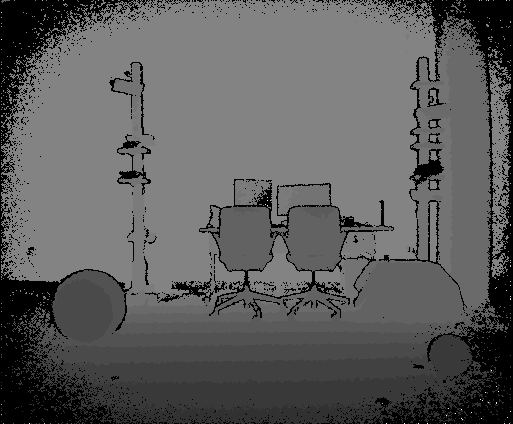
#> input picture ColorToDepthImageMapping/depth_92331d.png, 513 x 424 px
$ python colorized_depth_image.py   (Python 2 division)
#> lines starting #> are read from the running program, lines starting #| are printed output that depends on the picture; long printed decimals are rounded
import cv2
import numpy as np

inv_intrinsic_mat = [[0.0027289, 0, -0],
					[-7.1662e-06, 0.0027186, -0],
					[-0.71173, -0.56546, 1]]

transform_d_to_c = [[0.99998, 0.0262464, 0.0013162, 0],
					[0.0062361, 0.99997, 0.0046386, 0],
					[-0.0013491, -0.0046356, 0.99999, 0],
					[50.775, 11.994, -80.412, 1]]

intrinsic_mat = [[1027, 0, 0],
				[3.4052, 1029.9, 0],
				[671, 836.54, 1]]


def generate_colorized_image(depth_image, color_image):
	rows, cols = depth_image.shape

	colorized_image = np.zeros((rows, cols, 4), np.uint8)

	for u in range(rows):
		for v in range(cols):
			z = depth_image.item(u, v)
			if not z == 0:
				x = (float(u) * inv_intrinsic_mat[0][0] + float(v) * inv_intrinsic_mat[1][0] + float(1) * inv_intrinsic_mat[2][0]) * float(z)
				y = (float(u) * inv_intrinsic_mat[0][1] + float(v) * inv_intrinsic_mat[1][1] + float(1) * inv_intrinsic_mat[2][1]) * float(z)

				d_mat = [x, y, z, 1]
				c_mat = np.dot(d_mat, transform_d_to_c)

				color_mat = np.dot([c_mat[0] / c_mat[2], c_mat[1] / c_mat[2], 1], intrinsic_mat)
				cx = int(color_mat[0])
				cy = int(color_mat[1])

				if (0 < cx < 1080) and (0 < cy < 1920):
					colorized_image.itemset((u, v, 0), color_image.item(cx, cy, 0))
					colorized_image.itemset((u, v, 1), color_image.item(cx, cy, 1))
					colorized_image.itemset((u, v, 2), color_image.item(cx, cy, 2))

	return colorized_image


def get_3d_coords(x, y, z):
	arr = [0, 0, 0]
	if not z == 0:
		x = (float(x) * inv_intrinsic_mat[0][0] + float(y) * inv_intrinsic_mat[1][0] + float(1) * inv_intrinsic_mat[2][0]) * float(z)
		y = (float(x) * inv_intrinsic_mat[0][1] + float(y) * inv_intrinsic_mat[1][1] + float(1) * inv_intrinsic_mat[2][1]) * float(z)

		d_mat = [x, y, z, 1]
		c_mat = np.dot(d_mat, transform_d_to_c)
		arr = c_mat[0:3]

	return arr


def apply_mask(img):
	hsv = cv2.cvtColor(img, cv2.COLOR_BGR2HSV)
	rows, cols, dims = hsv.shape
	for y in range(rows):
		for x in range(cols):
			h = hsv.item(y, x, 0)
			if not(0 < h < 20 or 120 <= h <= 172):
				img.itemset((y, x, 0), 0)
				img.itemset((y, x, 1), 0)
				img.itemset((y, x, 2), 0)

	return img


def detect_balls(colorized_img):
	masked_img = apply_mask(colorized_img.copy())
	gray_1 = cv2.cvtColor(masked_img, cv2.COLOR_BGR2GRAY)

	circles = cv2.HoughCircles(gray_1, cv2.HOUGH_GRADIENT, 2.5, 20)
	print circles
	if circles is not None:
		circles = np.round(circles[0, :]).astype("int")
		for (x, y, r) in circles:
			cv2.rectangle(colorized_img, (x - r, y - r), (x + r, y + r), (0, 128, 255), 2)

	return circles[0], circles[1]


def calculate_distance(first_position, second_position, depth_image_1, depth_image_2):
	a = get_3d_coords(first_position[0], first_position[1], depth_image_1.item(first_position[1], first_position[0]))
	b = get_3d_coords(second_position[0], second_position[1], depth_image_2.item(second_position[1], second_position[0]))

	return np.sqrt(np.square(a[0] - b[0]) + np.square(a[1] - b[1]) + np.square(a[2] - b[2]))


def main():
	depth_image_1 = cv2.imread("depth_92331d.png", cv2.IMREAD_ANYDEPTH | cv2.IMREAD_ANYCOLOR)
#> depth_image_1 is the input picture: shape (424, 513) uint16; min 0, max 7964, mean 2982.1
	color_image_1 = cv2.imread("color_92331.png", cv2.IMREAD_UNCHANGED)
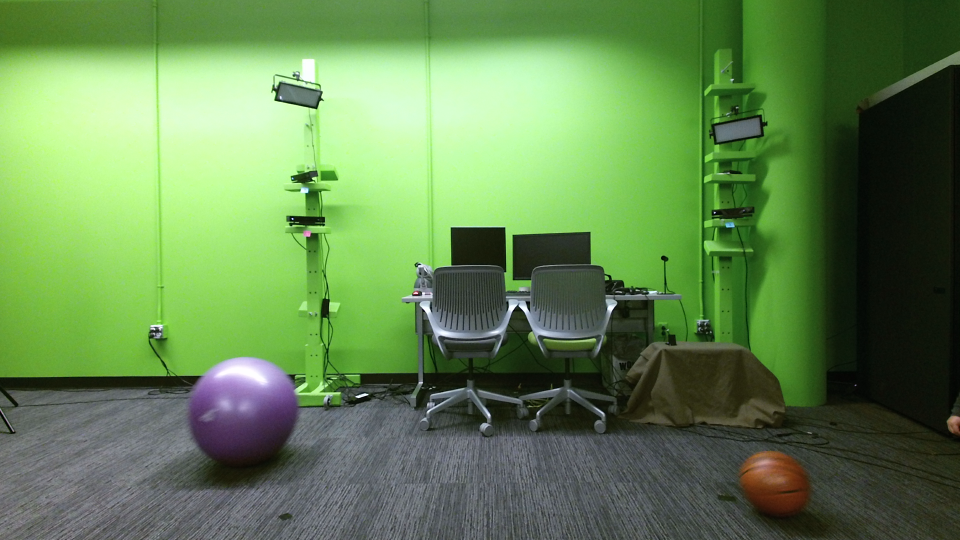
#> input picture ColorToDepthImageMapping/color_92331.png, 1920 x 1080 px (shown at 1/2 size)
#> color_image_1 is the input picture: shape (1080, 1920, 4); mean B, G, R, A 80.5, 134.1, 99, 255

	depth_image_2 = cv2.imread("depth_94764d.png", cv2.IMREAD_ANYDEPTH | cv2.IMREAD_ANYCOLOR)
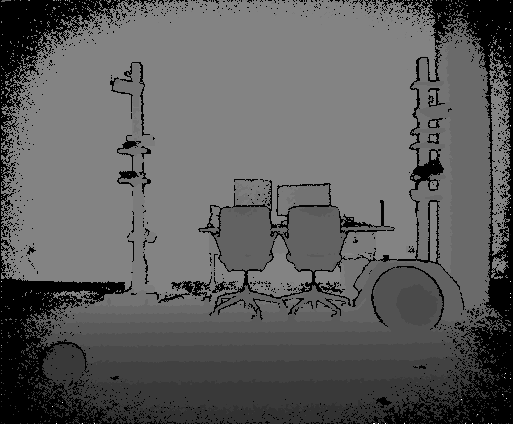
#> input picture ColorToDepthImageMapping/depth_94764d.png, 513 x 424 px
#> depth_image_2 is the input picture: shape (424, 513) uint16; min 0, max 7973, mean 2981.3
	color_image_2 = cv2.imread("color_94764.png", cv2.IMREAD_UNCHANGED)
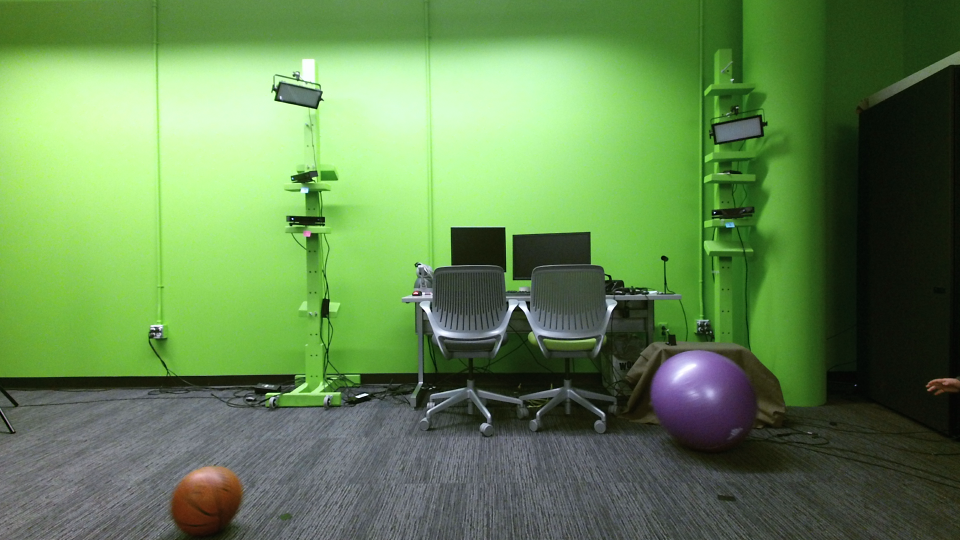
#> input picture ColorToDepthImageMapping/color_94764.png, 1920 x 1080 px (shown at 1/2 size)
#> color_image_2 is the input picture: shape (1080, 1920, 4); mean B, G, R, A 81.1, 134.8, 99.6, 255

	colorized_image_1 = generate_colorized_image(depth_image_1, color_image_1)
#> after the loop in generate_colorized_image, `for u in range(rows):`:
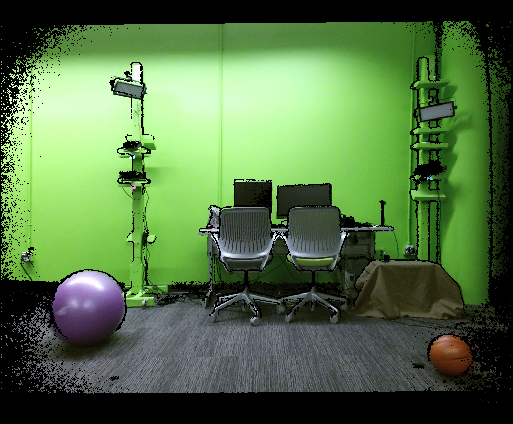
#> colorized_image: shape (424, 513, 4); mean B, G, R, A 68.7, 114.1, 83.4, 0
	first_big, first_small = detect_balls(colorized_image_1)
#> in apply_mask, `hsv = cv2.cvtColor(img, cv2.COLOR_BGR2HSV)`: hsv: shape (424, 513, 3); mean H, S, V 45.5, 82.1, 115.7
#> after the loop in apply_mask, `for y in range(rows):`:
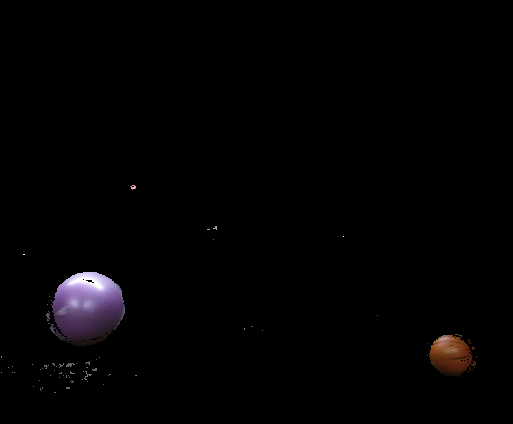
#> img: shape (424, 513, 4); mean of channels 0, 1, 2, 3 2.8, 2.2, 2.9, 0; drawn as B, G, R
#> in detect_balls, `circles = cv2.HoughCircles(gray_1, cv2.HOUGH_GRADIENT, 2.5, 20)`: circles = [[83.75, 308.8, 35.75], [451.2, 356.2, 18.75]]
#| [[[ 83.75 308.75  35.75]
#|   [451.25 356.25  18.75]]]
#> in detect_balls, `circles = np.round(circles[0, :]).astype("int")`: circles = [[84, 309, 36], [451, 356, 19]]
#> the loop in detect_balls, `for (x, y, r) in circles:` made 2 passes
#> first_big = [84, 309, 36]; first_small = [451, 356, 19]
	cv2.namedWindow('First Colorized IMG', cv2.WINDOW_NORMAL)
	cv2.imshow('First Colorized IMG', colorized_image_1)

	colorized_image_2 = generate_colorized_image(depth_image_2, color_image_2)
#> after the loop in generate_colorized_image (call 2), `for u in range(rows):`:
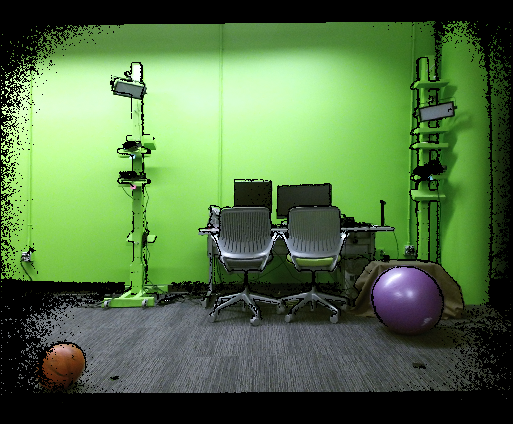
#> colorized_image: shape (424, 513, 4); mean B, G, R, A 69.3, 114.7, 83.7, 0
	second_big, second_small = detect_balls(colorized_image_2)
#> in apply_mask (call 2), `hsv = cv2.cvtColor(img, cv2.COLOR_BGR2HSV)`: hsv: shape (424, 513, 3); mean H, S, V 45.9, 81, 116.3
#> after the loop in apply_mask (call 2), `for y in range(rows):`:
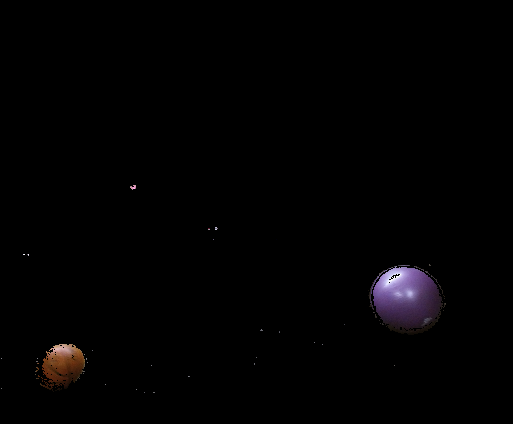
#> img: shape (424, 513, 4); mean of channels 0, 1, 2, 3 2.1, 1.7, 2.3, 0; drawn as B, G, R
#| [[[403.75 298.75  33.75]
#|   [ 66.25 363.75  19.75]]]
#> the loop in detect_balls (call 2), `for (x, y, r) in circles:` made 2 passes
#> (x, y, r) on passes 1 to 2: (404, 299, 34), (66, 364, 20)
#> second_big = [404, 299, 34]; second_small = [66, 364, 20]
	cv2.namedWindow('Second Colorized IMG', cv2.WINDOW_NORMAL)
	cv2.imshow('Second Colorized IMG', colorized_image_2)

	dist_big_ball = calculate_distance(first_big, second_big, depth_image_1, depth_image_2)
#> in get_3d_coords, `x = (float(x) * inv_intrinsic_mat[0][0] + float(y) * inv_intrinsic_mat..`: x = -1178.8
#> in get_3d_coords, `y = (float(x) * inv_intrinsic_mat[0][1] + float(y) * inv_intrinsic_mat..`: y = 667.8
#> in get_3d_coords, `d_mat = [x, y, z, 1]`: d_mat = [-1178.8, 667.8, 2432, 1]
#> in get_3d_coords, `c_mat = np.dot(d_mat, transform_d_to_c)`: c_mat = [-1127.1, 637.6, 2353.1, 1]
#> in get_3d_coords, `arr = c_mat[0:3]`: arr = [-1127.1, 637.6, 2353.1]
#> in calculate_distance, `b = get_3d_coords(second_position[0], second_position[1], depth_image_..`: b = [1029.7, 648.9, 2441.7]
#> dist_big_ball = 2158.7
	dist_small_ball = calculate_distance(first_small, second_small, depth_image_1, depth_image_2)
#> dist_small_ball = 2008.8

	print "Distance travelled by big ball: {} mm".format(dist_big_ball)
#| Distance travelled by big ball: 2158.745 mm
	print "Distance travelled by small ball: {} mm".format(dist_small_ball)
#| Distance travelled by small ball: 2008.767 mm

	time_in_seconds = float(2433) / 1000

	big_ball_speed = dist_big_ball / time_in_seconds
#> big_ball_speed = 887.3
	small_ball_speed = dist_small_ball / time_in_seconds
#> small_ball_speed = 825.6

	print "Speed of big ball: {} mm/sec".format(big_ball_speed)
#| Speed of big ball: 887.277 mm/sec
	print "Speed of small ball: {} mm/sec".format(small_ball_speed)
#| Speed of small ball: 825.634 mm/sec
	print "Relative speed: {} mm/sec".format(big_ball_speed + small_ball_speed)
#| Relative speed: 1712.911 mm/sec

	cv2.waitKey(0)
	cv2.destroyAllWindows()

if __name__ == '__main__':
	main()
